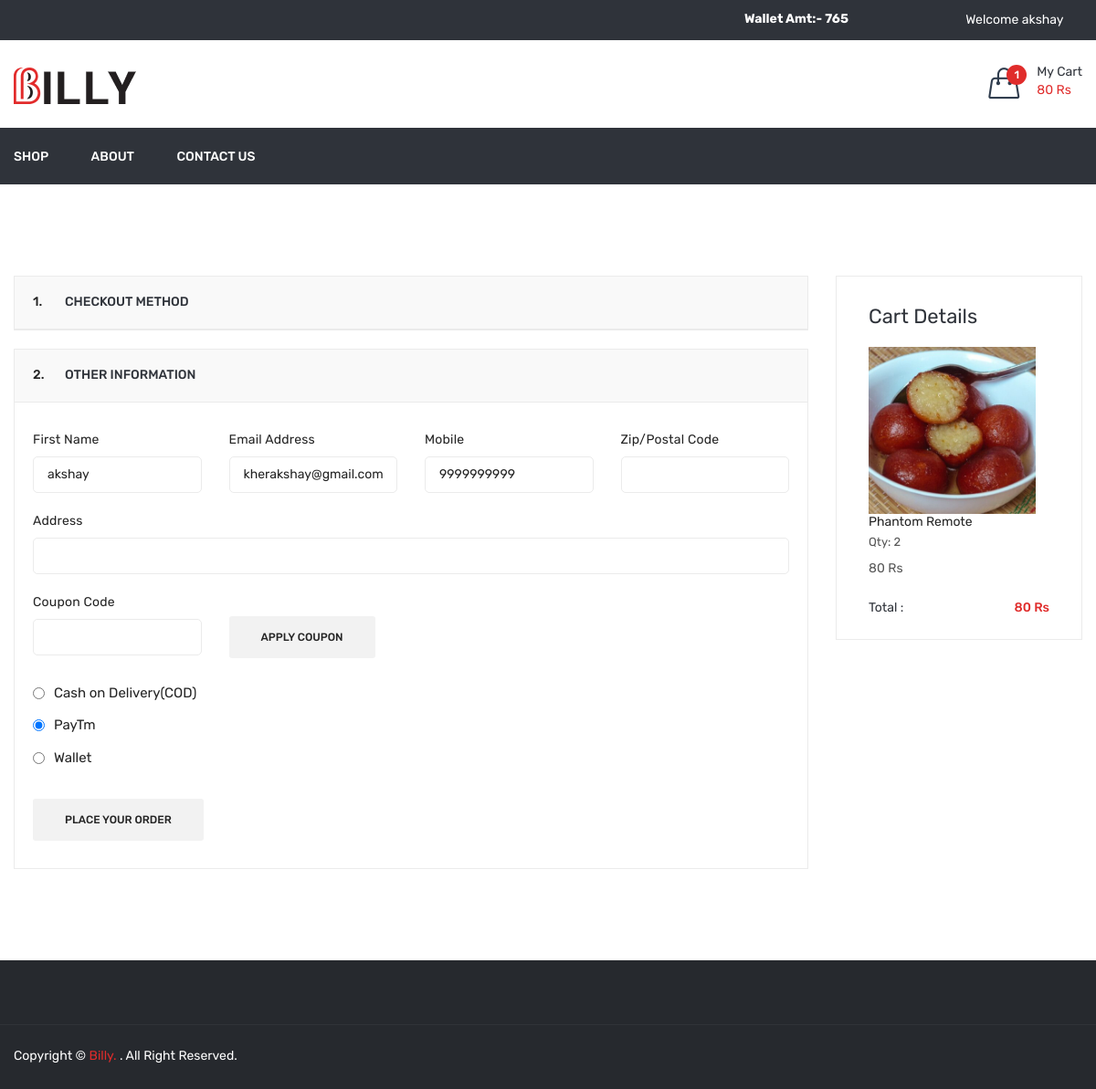
Screenshot of /checkout.php (signed in) with the database file from the repository.
### tables this page shows
CREATE TABLE `dish_cart` (
  `id` int(11) NOT NULL,
  `user_id` int(11) NOT NULL,
  `dish_detail_id` int(11) NOT NULL,
  `qty` int(11) NOT NULL,
  `added_on` datetime NOT NULL
);

CREATE TABLE `user` (
  `id` int(11) NOT NULL,
  `name` varchar(50) NOT NULL,
  `email` varchar(50) NOT NULL,
  `mobile` varchar(15) NOT NULL,
  `password` varchar(100) NOT NULL,
  `status` int(11) NOT NULL,
  `email_verify` int(11) NOT NULL,
  `rand_str` varchar(20) NOT NULL,
  `referral_code` varchar(20) NOT NULL,
  `from_referral_code` varchar(20) NOT NULL,
  `added_on` datetime NOT NULL
);

CREATE TABLE `dish_details` (
  `id` int(11) NOT NULL,
  `dish_id` int(11) NOT NULL,
  `attribute` varchar(100) NOT NULL,
  `price` int(11) NOT NULL,
  `status` int(11) NOT NULL,
  `added_on` datetime NOT NULL
);

CREATE TABLE `dish` (
  `id` int(11) NOT NULL,
  `category_id` int(11) NOT NULL,
  `dish` varchar(100) NOT NULL,
  `dish_detail` text NOT NULL,
  `image` varchar(100) NOT NULL,
  `type` enum('veg','non-veg') NOT NULL,
  `status` int(11) NOT NULL,
  `added_on` datetime NOT NULL
);

### function.inc.php (called while the page is built, shortened)
	<?php
function getUserCart(){
	global $con;
	$arr=array();
	$id=$_SESSION['FOOD_USER_ID'];
	$res=mysqli_query($con,"select * from dish_cart where user_id='$id'");
	while($row=mysqli_fetch_assoc($res)){
		$arr[]=$row;
	}
	return $arr;
}
function getDishCartStatus(){
	$dishDetailsID=array();
	if(isset($_SESSION['FOOD_USER_ID'])){
		$getUserCart=getUserCart();
	}else{
		if(isset($_SESSION['cart']) && count($_SESSION['cart'])>0){
			foreach($_SESSION['cart'] as $key=>$val){
				$dishDetailsID[]=$key;
			}
		}
	}
}
function getcartTotalPrice(){
	$cartArr=getUserFullCart();
	$totalPrice=0;
	foreach($cartArr as $list){
		$totalPrice=$totalPrice+($list['qty']*$list['price']);
	}
	return $totalPrice;
}
function getUserFullCart($attr_id=''){
	$cartArr=array();
	if(isset($_SESSION['FOOD_USER_ID'])){
		$getUserCart=getUserCart();
		$cartArr=array();
		foreach($getUserCart as $list){
			$cartArr[$list['dish_detail_id']]['qty']=$list['qty'];
			$getDishDetail=getDishDetailById($list['dish_detail_id']);
			$cartArr[$list['dish_detail_id']]['price']=$getDishDetail['price'];
			$cartArr[$list['dish_detail_id']]['dish']=$getDishDetail['dish'];
			$cartArr[$list['dish_detail_id']]['image']=$getDishDetail['image'];
		}
	}
	if($attr_id!=''){
		return $cartArr[$attr_id]['qty'];
	}else{
		return $cartArr;
	}
}
function getDishDetailById($id){
	global $con;
	$res=mysqli_query($con,"select dish.dish,dish.image,dish_details.price from dish_details,dish where dish_details.id='$id' and dish.id=dish_details.dish_id");
	$row=mysqli_fetch_assoc($res);
	return $row;
}
function getUserDetailsByid($uid=''){
	global $con;
	$data['name']='';
	$data['email']='';
	$data['mobile']='';
	$data['referral_code']='';
	if(isset($_SESSION['FOOD_USER_ID'])){
		$uid=$_SESSION['FOOD_USER_ID'];
	}
	$row=mysqli_fetch_assoc(mysqli_query($con,"select * from user where id='$uid'"));
	$data['name']=$row['name'];
	$data['email']=$row['email'];
	$data['mobile']=$row['mobile'];
	$data['referral_code']=$row['referral_code'];
	return $data;
}
function getWalletAmt($uid){
	global $con;
	$sql="select * from wallet where user_id='$uid'";
	$res=mysqli_query($con,$sql);
	$in=0;
	$out=0;
	while($row=mysqli_fetch_assoc($res)){
		if($row['type']=='in'){
			$in=$in+$row['amt'];
		}
		if($row['type']=='out'){
			$out=$out+$row['amt'];
		}
	}
	return $in-$out;
}
?>

### checkout.php (the view, shortened to what this page needs)
<?php
include ("header.php");
$cartArr=getUserFullCart();
if(isset($_SESSION['FOOD_USER_ID'])){
	$final_show='show';
	$final_box_id='payment-2';
}else{
	$is_show='show';
	$box_id='payment-1';
	$final_show='';
	$final_box_id='';
}
$userArr=getUserDetailsByid();
?>
<div class="checkout-area pb-80 pt-100">
            <div class="container">
                <div class="row">
                    <div class="col-lg-9">
                        <div class="checkout-wrapper">
                            <div id="faq" class="panel-group">
                                <div class="panel panel-default">
                                    <div class="panel-heading">
                                        <h5 class="panel-title"><span>1.</span> <a data-toggle="collapse" data-parent="#faq" href="#payment-1">Checkout method</a></h5>
                                    </div>
                                </div>
                                <div class="panel panel-default">
                                    <div class="panel-heading">
                                        <h5 class="panel-title"><span>2.</span> <a data-toggle="collapse" data-parent="#faq" href="#payment-2">Other information</a></h5>
                                    </div>
                                    <div id="<?php echo $final_box_id?>" class="panel-collapse collapse <?php echo $final_show?>">
                                        <div class="panel-body">
											<form method="post">
												<div class="billing-information-wrapper">
													<div class="row">
														<div class="col-lg-3 col-md-6">
															<div class="billing-info">
																<label>First Name</label>
																<input type="text" name="checkout_name" required value="<?php echo $userArr['name']?>">
															</div>
														</div>
														<div class="col-lg-3 col-md-6">
															<div class="billing-info">
																<label>Email Address</label>
																<input type="email"  name="checkout_email" required value="<?php echo $userArr['email']?>">
															</div>
														</div>
														<div class="col-lg-3 col-md-6">
															<div class="billing-info">
																<label>Mobile</label>
																<input type="text"  name="checkout_mobile" required value="<?php echo $userArr['mobile']?>">
															</div>
														</div>
														<div class="col-lg-3 col-md-6">
															<div class="billing-info">
																<label>Zip/Postal Code</label>
																<input type="text"  name="checkout_zip" required>
															</div>
														</div>
														<div class="col-lg-12 col-md-12">
															<div class="billing-info">
																<label>Address</label>
																<input type="text"  name="checkout_address" required>
															</div>
														</div>
														<div class="col-lg-3 col-md-12">
															<div class="billing-info">
																<label>Coupon Code</label>
																<input type="text"  name="coupon_code" id="coupon_code" >
															</div>
														</div>
														<div class="col-lg-5 col-md-12">
															<div class="billing-back-btn">
																<div class="billing-btn">
																	<button type="button" name="place_order" onclick="apply_coupon()" >Apply Coupon</button>
																</div>
															</div>
														</div>
													</div>
													<div class="ship-wrapper">
														<div class="single-ship">
															<input type="radio" name="payment_type" value="cod">
															<label>Cash on Delivery(COD)</label>
														</div>
														<div class="single-ship">
															<input type="radio" name="payment_type" value="paytm"   checked="checked">
															<label>PayTm</label>
														</div>
														<?php
														$is_dis='';
														?>
														<div class="single-ship">
															<input type="radio" name="payment_type" value="wallet" <?php echo $is_dis?>>
															<label>Wallet</label>
														</div>
													</div>
													<div class="billing-back-btn">
														<div class="billing-btn">
															<button type="submit" name="place_order">Place Your Order</button>
														</div>
													</div>
												</div>
											</form>
                                        </div>
                                    </div>
                                </div>
						   </div>
                        </div>
                    </div>
                    <div class="col-lg-3">
                        <div class="checkout-progress">
                            <div class="shopping-cart-content-box">
								<h4 class="checkout_title">Cart Details</h4>
								<ul>
									<?php foreach($cartArr as $key=>$list){ ?>
									<li class="single-shopping-cart">
										<div class="shopping-cart-img">
											<a href="#"><img alt="" src="<?php echo SITE_DISH_IMAGE.$list['image']?>"></a>
										</div>
										<div class="shopping-cart-title">
											<h4><a href="#">Phantom Remote </a></h4>
											<h6>Qty: <?php echo $list['qty']?></h6>
											<span><?php echo
														$list['qty']*$list['price'];?> Rs</span>
										</div>
									</li>
									<?php } ?>
								</ul>
								<div class="shopping-cart-total">
									<h4>Total : <span class="shop-total"><?php echo $totalPrice?> Rs</span></h4>
								</div>
							</div>
                        </div>
                    </div>
                </div>
            </div>
        </div>
<?php
include("footer.php");
?>

### header.php (shortened to what this page needs)
<?php
include('database.inc.php');
include('function.inc.php');
getDishCartStatus();
$cartArr=getUserFullCart();
$totalPrice=getcartTotalPrice();
$totalCartDish=count($cartArr);
$getWalletAmt=0;
if(isset($_SESSION['FOOD_USER_ID'])){
	$getWalletAmt=getWalletAmt($_SESSION['FOOD_USER_ID']);
}
?>
<!doctype html>
<html class="no-js" lang="zxx">
<head>
        <link rel="stylesheet" href="<?php echo FRONT_SITE_PATH?>assets/css/bootstrap.min.css">
        <link rel="stylesheet" href="<?php echo FRONT_SITE_PATH?>assets/css/animate.css">
        <link rel="stylesheet" href="<?php echo FRONT_SITE_PATH?>assets/css/owl.carousel.min.css">
        <link rel="stylesheet" href="<?php echo FRONT_SITE_PATH?>assets/css/slick.css">
        <link rel="stylesheet" href="<?php echo FRONT_SITE_PATH?>assets/css/chosen.min.css">
        <link rel="stylesheet" href="<?php echo FRONT_SITE_PATH?>assets/css/ionicons.min.css">
        <link rel="stylesheet" href="<?php echo FRONT_SITE_PATH?>assets/css/font-awesome.min.css">
        <link rel="stylesheet" href="<?php echo FRONT_SITE_PATH?>assets/css/simple-line-icons.css">
        <link rel="stylesheet" href="<?php echo FRONT_SITE_PATH?>assets/css/jquery-ui.css">
        <link rel="stylesheet" href="<?php echo FRONT_SITE_PATH?>assets/css/meanmenu.min.css">
        <link rel="stylesheet" href="<?php echo FRONT_SITE_PATH?>assets/css/style.css">
        <link rel="stylesheet" href="<?php echo FRONT_SITE_PATH?>assets/css/responsive.css">
    </head>
    <body>
        <header class="header-area">
            <div class="header-top black-bg">
                <div class="container">
                    <div class="row">
                        <div class="col-lg-8 col-md-4 col-12 col-sm-4">
                        </div>
						<div class="col-lg-2 col-md-4 col-12 col-sm-4">
							<?php
								if(isset($_SESSION['FOOD_USER_NAME'])){
								?>
							<div id="wallet_top_box">
								<a href="<?php echo FRONT_SITE_PATH?>wallet" style="color:#fff;">
									Wallet Amt:- <?php echo $getWalletAmt?>
								</a>
							</div>
								<?php  } ?>
						</div>
                        <div class="col-lg-2 col-md-8 col-12 col-sm-8">
                            <div class="account-curr-lang-wrap f-right">
                                <?php
								if(isset($_SESSION['FOOD_USER_NAME'])){
								?>
								<ul>
                                    <li class="top-hover"><a href="#"><?php echo "Welcome <span id='user_top_name'>".$_SESSION['FOOD_USER_NAME'];?></span>  <i class="ion-chevron-down"></i></a>
                                    </li>
                                </ul>
								<?php } ?>
                            </div>
                        </div>
                    </div>
                </div>
            </div>
            <div class="header-middle">
                <div class="container">
                    <div class="row">
                        <div class="col-lg-3 col-md-4 col-12 col-sm-4">
                            <div class="logo">
                                <a href="<?php echo FRONT_SITE_PATH?>">
                                    <img alt="" src="<?php echo FRONT_SITE_PATH?>assets/img/logo/logo.png">
                                </a>
                            </div>
                        </div>
                        <div class="col-lg-9 col-md-8 col-12 col-sm-8">
                            <div class="header-middle-right f-right">
                                <div class="header-wishlist">
                                </div>
                                <div class="header-cart">
                                    <a href="#">
                                        <div class="header-icon-style">
                                            <i class="icon-handbag icons"></i>
                                            <span class="count-style" id="totalCartDish"><?php echo $totalCartDish?></span>
                                        </div>
                                        <div class="cart-text">
                                            <span class="digit">My Cart</span>
                                            <span class="cart-digit-bold" id="totalPrice">
											<?php
											if($totalPrice!=0){
												echo $totalPrice.' Rs';
											}
											?></span>
                                        </div>
                                    </a>
                                </div>
                            </div>
                        </div>
                    </div>
                </div>
            </div>
            <div class="header-bottom transparent-bar black-bg">
                <div class="container">
                    <div class="row">
                        <div class="col-lg-12 col-md-12 col-12">
                            <div class="main-menu">
                                <nav>
                                    <ul>
                                        <li><a href="<?php echo FRONT_SITE_PATH?>shop">Shop</a></li>
                                        <li><a href="<?php echo FRONT_SITE_PATH?>about-us">about</a></li>
                                        <li><a href="<?php echo FRONT_SITE_PATH?>contact-us">contact us</a></li>
                                    </ul>
                                </nav>
                            </div>
                        </div>
                    </div>
                </div>
            </div>
        </header>

### rows the page displays
dish_cart: dish_detail "1"
user: checkout_name "akshay", checkout_email "kherakshay@gmail.com", checkout_mobile "9999999999"
dish_details: dish.image (picture), qty "2", $list['qty']*$list['price'] "80"

### other values shown
$getWalletAmt "765"
$_SESSION['FOOD_USER_NAME'] "akshay"
$totalPrice "80"
